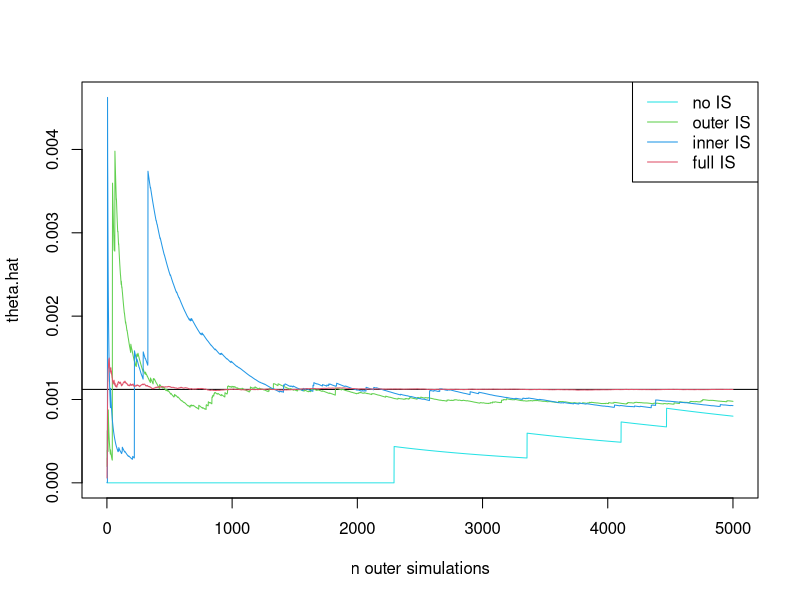
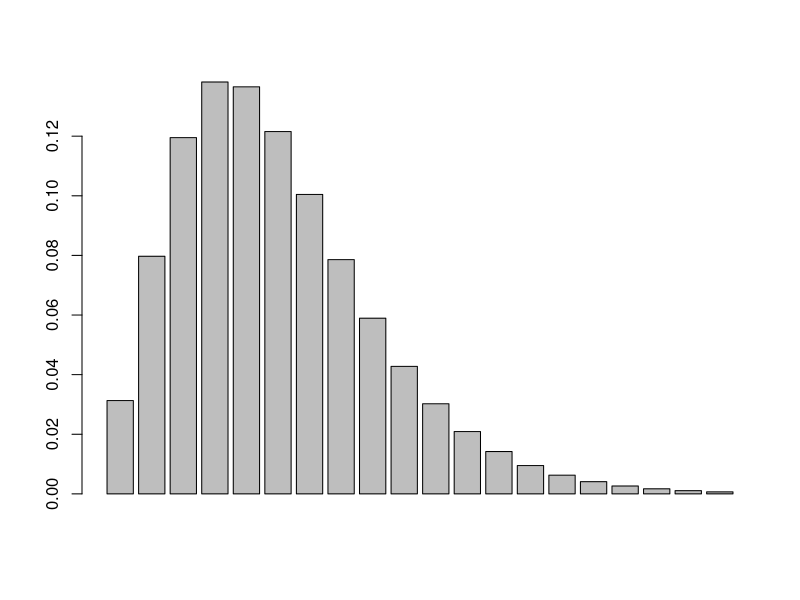

Generate these figures, in order, with R:
## By Alexander McNeil

## Importance sampling for a one-factor Gaussian threshold model

### Definition of functions #####################################################

## Compute optimal degree of tilting for conditional IS
optimtilt <- function(psi,portfolio,threshold)
{
  tiltfunc <- function(t,psi,portfolio,threshold)
  {
    exposures <- portfolio$exposures
    probitnorm.mu <- qnorm(portfolio$pd)/sqrt(1-portfolio$beta)
    probitnorm.sigma <- sqrt(portfolio$beta/(1-portfolio$beta))
    pPsi <- pnorm(probitnorm.mu - probitnorm.sigma*psi)
    sum(exposures*exp(t*exposures)*pPsi/(exp(t*exposures)*pPsi+1-pPsi))-threshold
  }
  tmp <- uniroot(tiltfunc,interval=c(-20,20),psi,portfolio,threshold)
  tmp$root
}

## inner tail probability
tailprobinner <- function(psi,threshold,pn.mu,pn.sigma,innerIS,portfolio,n1){
  tfactor <- 0
  if (innerIS)
    tfactor <- optimtilt(psi,portfolio,threshold)
  pPsi <- pnorm(pn.mu - pn.sigma*psi)
  wts <- exp(tfactor*portfolio$exposures)
  numer <- wts*pPsi
  denom <- numer + 1- pPsi
  qPsit <- numer/denom
  ML <- exp(sum(log(denom)))
  loss <- rep(NA,n1)
  for (j in 1:n1){
    loss[j] <- sum(portfolio$exposures*rbinom(length(qPsit),1,qPsit))
  }
  ML*mean(as.numeric(loss >= threshold)*exp(-tfactor*loss))
}

## Find optimal mu
muopt <- function(threshold,pn.mu,pn.sigma,innerIS,portfolio,n1)
{
  optfunc <- function(psi,threshold,pn.mu,pn.sigma,innerIS,portfolio,n1){
    tailprobinner(psi,threshold,pn.mu,pn.sigma,innerIS,portfolio,n1)*exp(-0.5*psi^2)
  }
  tmp <- optimize(f=optfunc,interval=c(-10,10),
                  threshold=threshold,pn.mu=pn.mu,pn.sigma=pn.sigma,
                  innerIS=innerIS,portfolio=portfolio,n1=n1,maximum=TRUE)
  tmp$maximum
}

## Carry out IS
IStailprob <- function(portfolio,threshold,outerIS=TRUE,innerIS=TRUE,n=5000,n.inner=50)
{
  probitnorm.mu <- qnorm(portfolio$pd)/sqrt(1-portfolio$beta)
  probitnorm.sigma <- sqrt(portfolio$beta/(1-portfolio$beta))
  mu <- 0
  n1 <- 1
  if (outerIS)
    mu <- muopt(threshold,probitnorm.mu,probitnorm.sigma,innerIS,portfolio,100)
  if (innerIS)
    n1 <- n.inner
  theta.inner <- rep(NA,n)
  Psi <- rnorm(n, mean=mu, sd=1)
  for (i in seq(along=Psi)){
    theta.inner[i] <- tailprobinner(Psi[i],threshold,probitnorm.mu,probitnorm.sigma,innerIS,portfolio,n1)
  }
  r.mu <- exp(-mu*Psi+0.5*mu^2)
  theta.hat <- cumsum(theta.inner*r.mu)/(1:n)
  theta.hat
}

### Setup ######################################################################

## Specify portfolio
## m companies, with default probabilities pd and factor loadings beta
m <- 100
portfolio <- list(m=m,exposures=rep(1,m),pd=rep(0.05,m),beta=rep(0.05,m))
## Specify rare event threshold
threshold <- 20

## Test optimal mu
probitnorm.mu <- qnorm(portfolio$pd)/sqrt(1-portfolio$beta)
probitnorm.sigma <- sqrt(portfolio$beta/(1-portfolio$beta))
muopt(threshold,probitnorm.mu,probitnorm.sigma,TRUE,portfolio,100)

### 1 Sampling #########################################################

set.seed(107)
# Full IS
ISresults <- IStailprob(portfolio, threshold, outerIS=TRUE, innerIS=TRUE)
# Outer only
ISresults2 <- IStailprob(portfolio, threshold, outerIS=TRUE, innerIS=FALSE)
# Inner only
ISresults3 <- IStailprob(portfolio, threshold, outerIS=FALSE, innerIS=TRUE)
# Neither
ISresults4 <- IStailprob(portfolio, threshold, outerIS=FALSE, innerIS=FALSE)

## Plot results
## true value - see later for analytical calculation
true.theta <- 0.001121173
index <- 1:length(ISresults)
plot(index,ISresults4,type="l",
     ylim = range(ISresults,ISresults2,ISresults3),col=5,ylab="theta.hat",xlab="n outer simulations")
abline(h=true.theta)
lines(index,ISresults2,col=3)
lines(index,ISresults3,col=4)
lines(index,ISresults,col=2)
legend("topright",legend=c("no IS","outer IS","inner IS","full IS"),col=c(5,3,4,2),lty=1)


### 2 Analytical check on rare event probability ###################################

## pmf of mixed binomial
dprobitnormmix <- function(k,m,mu,sigma){
  integrand <- function(q,k,m,mu,sigma){
    dbinom(k,size=m,prob=q)*(dnorm((qnorm(q) - mu)/sigma))/(dnorm(qnorm(q)) * sigma)
  }
  output <- rep(NA,length(k))
  for (i in (1:length(k))){
    tmp <- integrate(integrand,0,1,k[i],m,mu,sigma)
    output[i] <- tmp$value
  }
  output
}

## Compute and display pmf for given parameter values
allprobs <- dprobitnormmix((0:m),m,probitnorm.mu[1],probitnorm.sigma[1])
sum(allprobs)
probs <- dprobitnormmix((0:(threshold-1)),m,probitnorm.mu[1],probitnorm.sigma[1])
barplot(probs)
## rare event probability
1-sum(probs)
